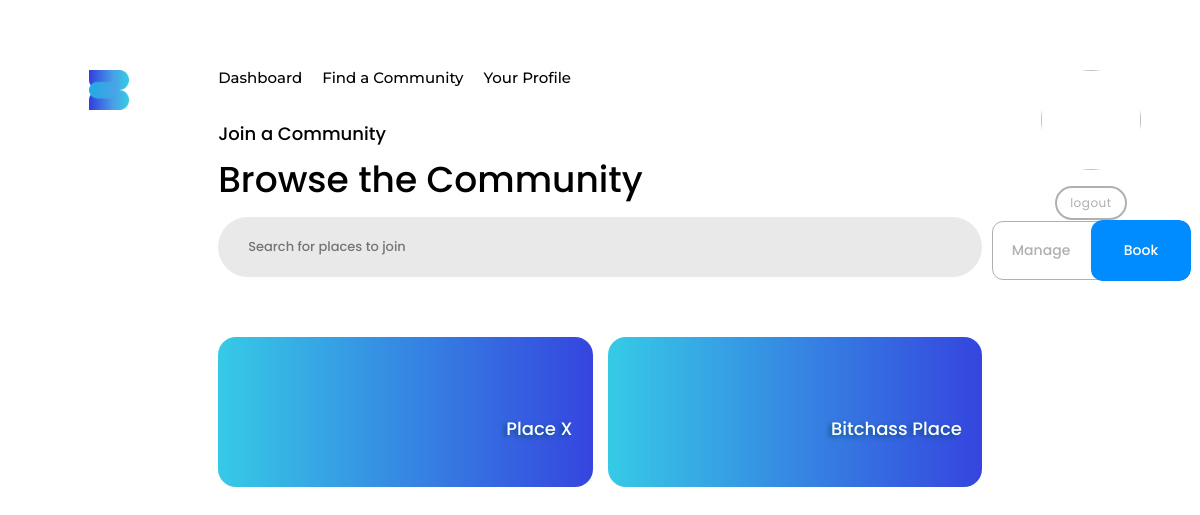
The app's page /member/community, older data.
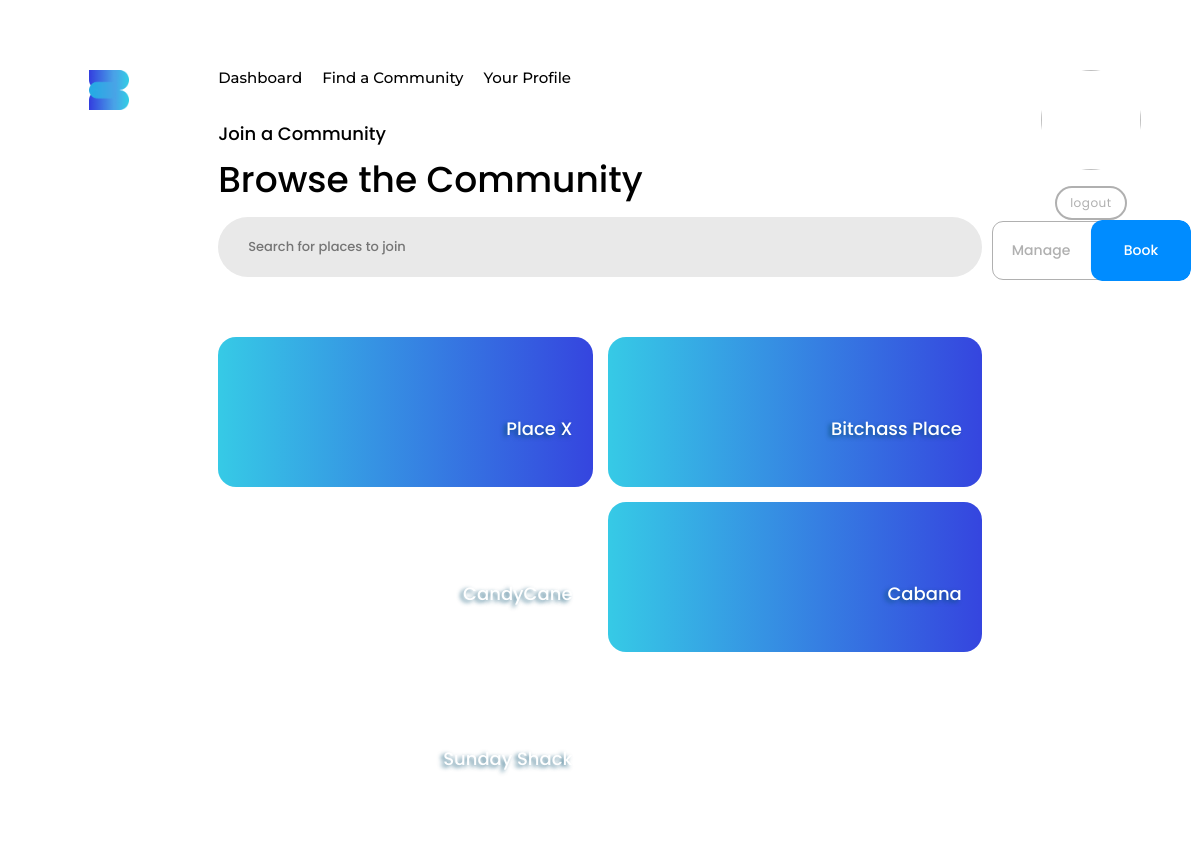
The same page, newer data.
### siteApp/models.py (models this page shows, shortened)
class Place(models.Model):
    name = models.CharField(max_length=200, blank=False, unique=True)
    email = models.CharField(max_length=200, blank=True, null=True)
    phone_number = PhoneNumberField(null=True, blank=True, unique=False)
    address = models.ForeignKey(
        "siteApp.Address", null=True, blank=True, on_delete=models.DO_NOTHING)
    capacity = models.IntegerField(null=True, blank=True)
    description = models.TextField(max_length=500, blank=True)
    image = models.ImageField(upload_to='images', null=True, blank=True)
    date_created = models.DateTimeField(auto_now_add=True)
    class Meta:
        ordering = ('date_created',)

### memberApp/views.py (the view)
# urls.py: path('community', views.community_view, name="member-community"),
def community_view(request):
    page_title = "Browse the Community"
    page_subtitle = "Join a Community"
    places = Place.objects.all()
    context = {
        'page_title': page_title,
        'page_subtitle': page_subtitle,
        'places':places
    }
    template_name = 'memberApp/community.html'
    return render(request, template_name, context)

### templates/memberApp/community.html
{% extends 'base.html' %}
{% load static %}
{% block pageheader %}
<div class="header2 card-shade-grey">{{page_subtitle}}</div>
<div class="header1">{{page_title}}</div>
{% endblock pageheader %}
{% block content %}
{% include "components/searchbar.html" %}
{% if places %}
    {% include 'components/card.html' with name="container-card style3" places=places amenities=amenities %}
{% else %}
    <div class="header2">There are no places to reserve from just yet! Make one!</div>
{% endif %}
{% endblock content %}

### templates/components/card.html (shortened to what this page needs)
{% load static %}
{% if name == 'container-card style1' %}
<div class="container-card style1" id="place-{{place.id}}">
    <div class="header2 ">{{place.name}}</div>
    <div class="rectangle">
        <div>
            {% include 'components/card.html' with name="place-card" place=place %}
        </div>
        <div>
            {% include 'components/card.html' with name="info-card" title="Email" value=place.email %}
            {% include 'components/card.html' with name="info-card" title="Phone Number" value=place.phone_number %}
            {% include 'components/card.html' with name="info-card" title="Address" value=place.address %}
            {% include 'components/card.html' with name="info-card" title="Description" value=place.description %}
        </div>
        <div class="header2">Quick Access</div>
        <div>
            <div class="quick-look">
                {% for amenity in amenities %}
                    {% include 'components/card.html' with name="amenity-card" %}
                {% endfor %}
                {% include 'components/button.html' with name="button style4" text="+ Create an Amenity"%}
                {% comment %} {% include 'components/card.html' with name="amenity-card" %} {% endcomment %}
            </div>
        </div>
    </div>
</div>
{% elif name == 'container-card style3' %}
<div class="container-card style3" id="place-{{place.id}}">
        {% for place in places %}
            {% include 'components/card.html' with name="place-card" place=place %}
        {% endfor %}
</div>
{% elif name == 'info-card' %}
<div class="info-card">
    <div class="header3">{{title}}</div>
    <div class="header3 color-shade-grey">{{value}}</div>
</div>
{% elif name == 'place-card' %}
<div class="place-card {{verified}}"
    {% if place.image %} style="
        background: url({{place.image.url}});
        background-repeat: no-repeat;
        background-size: cover;
        background-position: center center;
    " {% endif %}
    {% if "manage" in request.path %}
    onclick="window.location='{% url "manage-places"%}#place-{{place.id}}';"
    {% elif "member" in request.path %}
    onclick="window.location='{% url "member-dashboard"%}#place-{{place.id}}';"
    {% endif %}
    >
    <div class="info">
        <div class="header2 color-shade-white">{{place.name}}</div>
    </div>
</div>
{% else %}
<div class="card">
    <div class="header2 color-shade-grey">Place Name</div>
    <div class="rectangle body1">sdfsfaf</div>
</div>
{% endif %}

Row changes from the older to the newer data that the page shows:
added Place: name "CandyCane"
added Place: name "Cabana"
added Place: name "Sunday Shack"
